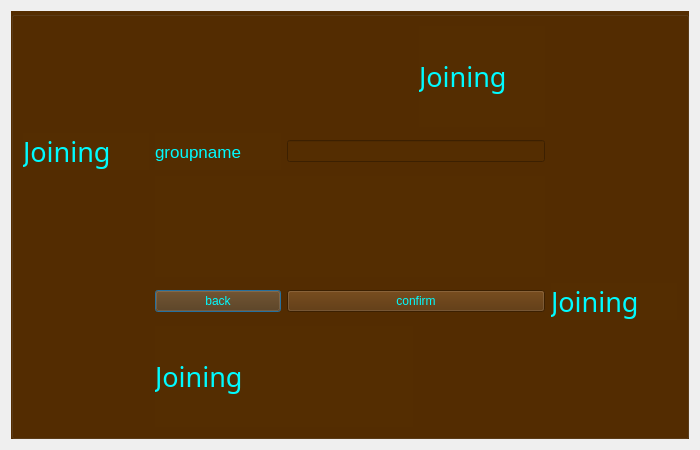
<?xml version="1.0" encoding="UTF-8"?>
<ui version="4.0">
 <class>joingroup_Dialog</class>
 <widget class="QDialog" name="joingroup_Dialog">
  <property name="geometry">
   <rect>
    <x>0</x>
    <y>0</y>
    <width>700</width>
    <height>450</height>
   </rect>
  </property>
  <property name="font">
   <font>
    <pointsize>12</pointsize>
   </font>
  </property>
  <property name="layoutDirection">
   <enum>Qt::LeftToRight</enum>
  </property>
  <property name="styleSheet">
   <string notr="true"/>
  </property>
  <layout class="QVBoxLayout" name="verticalLayout">
   <item>
    <widget class="QGroupBox" name="groupinformation_groupBox">
     <property name="layoutDirection">
      <enum>Qt::LeftToRight</enum>
     </property>
     <property name="styleSheet">
      <string notr="true">color: rgb(0, 251, 255);
background-color: rgb(84, 45, 1);</string>
     </property>
     <property name="title">
      <string/>
     </property>
     <layout class="QGridLayout" name="gridLayout">
      <item row="0" column="3">
       <widget class="QLabel" name="label">
        <property name="font">
         <font>
          <family>Showcard Gothic</family>
          <pointsize>20</pointsize>
         </font>
        </property>
        <property name="text">
         <string>Joining</string>
        </property>
       </widget>
      </item>
      <item row="1" column="0">
       <widget class="QLabel" name="label_3">
        <property name="font">
         <font>
          <family>Baskerville Old Face</family>
          <pointsize>20</pointsize>
         </font>
        </property>
        <property name="text">
         <string>Joining</string>
        </property>
       </widget>
      </item>
      <item row="1" column="1">
       <widget class="QLabel" name="label_2">
        <property name="font">
         <font>
          <pointsize>13</pointsize>
         </font>
        </property>
        <property name="text">
         <string>groupname</string>
        </property>
       </widget>
      </item>
      <item row="1" column="2" colspan="2">
       <widget class="QLineEdit" name="groupname_lineEdit">
        <property name="styleSheet">
         <string notr="true"/>
        </property>
        <property name="text">
         <string/>
        </property>
       </widget>
      </item>
      <item row="3" column="1">
       <widget class="QPushButton" name="back_pushButton">
        <property name="text">
         <string>back</string>
        </property>
       </widget>
      </item>
      <item row="3" column="2" colspan="2">
       <widget class="QPushButton" name="confirm_pushButton">
        <property name="text">
         <string>confirm</string>
        </property>
        <property name="shortcut">
         <string>Enter</string>
        </property>
       </widget>
      </item>
      <item row="4" column="1" colspan="2">
       <widget class="QLabel" name="label_5">
        <property name="font">
         <font>
          <family>Segoe Script</family>
          <pointsize>20</pointsize>
         </font>
        </property>
        <property name="text">
         <string>Joining</string>
        </property>
       </widget>
      </item>
      <item row="2" column="1" colspan="3">
       <widget class="QLabel" name="error_label">
        <property name="styleSheet">
         <string notr="true">color: rgb(255, 10, 2);
font: 700 9pt &quot;Segoe UI&quot;;</string>
        </property>
        <property name="text">
         <string/>
        </property>
       </widget>
      </item>
      <item row="3" column="4">
       <widget class="QLabel" name="label_4">
        <property name="font">
         <font>
          <family>Tempus Sans ITC</family>
          <pointsize>20</pointsize>
         </font>
        </property>
        <property name="text">
         <string>Joining</string>
        </property>
       </widget>
      </item>
     </layout>
    </widget>
   </item>
  </layout>
 </widget>
 <resources/>
 <connections/>
</ui>
